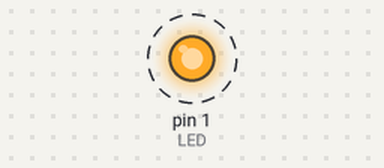
A sketch run on a simulated Arduino Uno, built with avr-gcc and run on an emulated ATmega328P. Shown: output pins drawn as LEDs (lit = HIGH). Dashed ring = blinking.

Above: at 0.5 s.
Timing chart, 0 to 4.6 s (numbered marks = the images above):
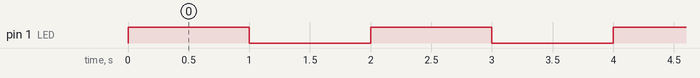

Measured:
- by itself, pin 1 (LED): alternates HIGH for 1.0 s and LOW for 1.0 s

The sketch:

blink.ino
```cpp
#define LED 1

void setup() {
  // initialize digital pin LED_BUILTIN as an output.
  pinMode(LED, OUTPUT);
}

// the loop function runs over and over again forever
void loop() {
  digitalWrite(LED, HIGH);   // turn the LED on (HIGH is the voltage level)
  delay(1000);                       // wait for a second
  digitalWrite(LED, LOW);    // turn the LED off by making the voltage LOW
  delay(1000);                       // wait for a second
}
```
